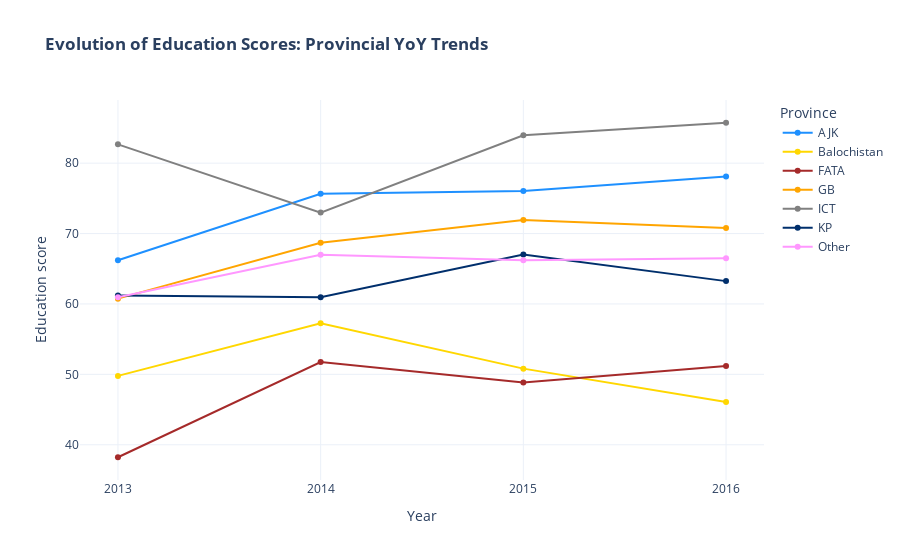

This figure's notebook cell:
### Markdown cell above
## Temporal Dynamics: Growth & Decay (2013-2016) <a name="temporal"></a>

Educational progress is rarely a straight line.
*   **The Catch-up**: Which provinces are improving the fastest?
*   **The Stagnation**: Are there regions where scores have plateaued?
*   **Volatility Index**: Measuring the stability of progress.

### Code cell
# --- Visualization: Temporal Trajectories (2013-2016) ---

df_trend = df_clean.groupby(['Year', 'Province'])['Education score'].mean().reset_index()

fig = px.line(df_trend, x='Year', y='Education score', color='Province', 
              markers=True, 
              title='<b>Evolution of Education Scores: Provincial YoY Trends</b>',
              template='plotly_white',
              color_discrete_map=REGION_PALETTE)

fig.update_layout(xaxis_type='category', hovermode='x unified')
fig.show()

# Growth Attribution Analysis (Robust Year Selection)
growth = df_clean.pivot_table(index='Province', columns='Year', values='Education score', aggfunc='mean')
years = sorted(growth.columns)
if len(years) >= 2:
    start_y, end_y = years[0], years[-1]
    growth['Net_Growth'] = ((growth[end_y] - growth[start_y]) / growth[start_y]) * 100
    print(f"🚀 Relative Progress ({start_y} -> {end_y}):")
    display(growth[['Net_Growth']].sort_values(by='Net_Growth', ascending=False).style.background_gradient(cmap='RdYlGn'))
else:
    print("⚠️ Insufficient temporal data for growth analysis.")

### Figure 1 — Plotly figure (JSON) as saved in the notebook; plotly's stock layout.template omitted (floating-point values rounded to 4 significant figures)
{"data": [{"hovertemplate": "Province=AJK<br>Year=%{x}<br>Education score=%{y}<extra></extra>", "legendgroup": "AJK", "line": {"color": "#1E90FF", "dash": "solid"}, "marker": {"symbol": "circle"}, "mode": "lines+markers", "name": "AJK", "orientation": "v", "showlegend": true, "type": "scatter", "x": [2013, 2014, 2015, 2016], "xaxis": "x", "y": [66.22, 75.66, 76.04, 78.09], "yaxis": "y"}, {"hovertemplate": "Province=Balochistan<br>Year=%{x}<br>Education score=%{y}<extra></extra>", "legendgroup": "Balochistan", "line": {"color": "#FFD700", "dash": "solid"}, "marker": {"symbol": "circle"}, "mode": "lines+markers", "name": "Balochistan", "orientation": "v", "showlegend": true, "type": "scatter", "x": [2013, 2014, 2015, 2016], "xaxis": "x", "y": [49.78, 57.25, 50.81, 46.08], "yaxis": "y"}, {"hovertemplate": "Province=FATA<br>Year=%{x}<br>Education score=%{y}<extra></extra>", "legendgroup": "FATA", "line": {"color": "#A52A2A", "dash": "solid"}, "marker": {"symbol": "circle"}, "mode": "lines+markers", "name": "FATA", "orientation": "v", "showlegend": true, "type": "scatter", "x": [2013, 2014, 2015, 2016], "xaxis": "x", "y": [38.23, 51.74, 48.84, 51.18], "yaxis": "y"}, {"hovertemplate": "Province=GB<br>Year=%{x}<br>Education score=%{y}<extra></extra>", "legendgroup": "GB", "line": {"color": "#FFA500", "dash": "solid"}, "marker": {"symbol": "circle"}, "mode": "lines+markers", "name": "GB", "orientation": "v", "showlegend": true, "type": "scatter", "x": [2013, 2014, 2015, 2016], "xaxis": "x", "y": [60.76, 68.69, 71.91, 70.79], "yaxis": "y"}, {"hovertemplate": "Province=ICT<br>Year=%{x}<br>Education score=%{y}<extra></extra>", "legendgroup": "ICT", "line": {"color": "#808080", "dash": "solid"}, "marker": {"symbol": "circle"}, "mode": "lines+markers", "name": "ICT", "orientation": "v", "showlegend": true, "type": "scatter", "x": [2013, 2014, 2015, 2016], "xaxis": "x", "y": [82.67, 72.98, 83.96, 85.74], "yaxis": "y"}, {"hovertemplate": "Province=KP<br>Year=%{x}<br>Education score=%{y}<extra></extra>", "legendgroup": "KP", "line": {"color": "#002F6C", "dash": "solid"}, "marker": {"symbol": "circle"}, "mode": "lines+markers", "name": "KP", "orientation": "v", "showlegend": true, "type": "scatter", "x": [2013, 2014, 2015, 2016], "xaxis": "x", "y": [61.19, 60.97, 67.02, 63.24], "yaxis": "y"}, {"hovertemplate": "Province=Other<br>Year=%{x}<br>Education score=%{y}<extra></extra>", "legendgroup": "Other", "line": {"color": "#FF97FF", "dash": "solid"}, "marker": {"symbol": "circle"}, "mode": "lines+markers", "name": "Other", "orientation": "v", "showlegend": true, "type": "scatter", "x": [2013, 2014, 2015, 2016], "xaxis": "x", "y": [60.95, 66.98, 66.19, 66.5], "yaxis": "y"}], "layout": {"hovermode": "x unified", "legend": {"title": {"text": "Province"}, "tracegroupgap": 0}, "title": {"text": "<b>Evolution of Education Scores: Provincial YoY Trends</b>"}, "xaxis": {"anchor": "y", "domain": [0, 1], "title": {"text": "Year"}, "type": "category"}, "yaxis": {"anchor": "x", "domain": [0, 1], "title": {"text": "Education score"}}}}
